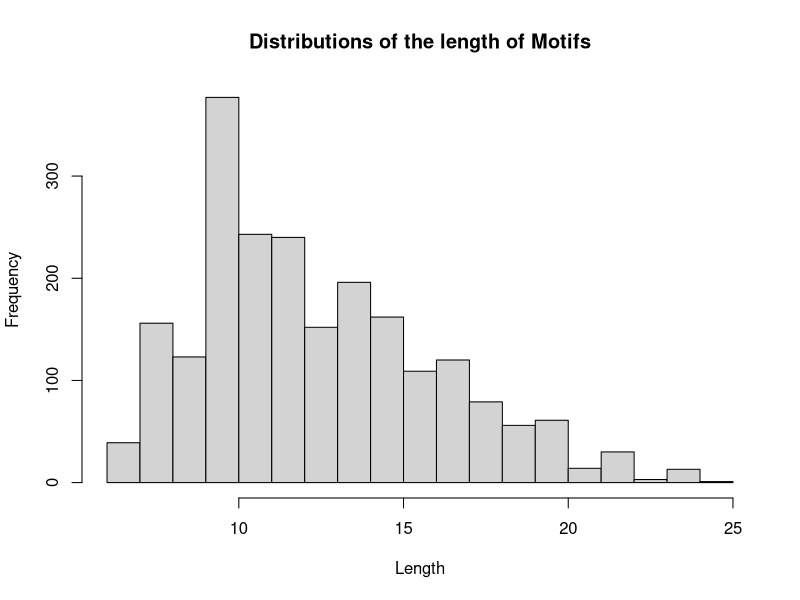

Source code (R):
## ---- chunk 1

suppressPackageStartupMessages({
  library(dplyr)
  library(data.table)
  library(readxl)
})
## ---- chunk 2
cluster = read_excel("supp table 2.xlsx", sheet = "Archetype clusters")
motifs = read_excel("supp table 2.xlsx", sheet = "Motifs")

d = left_join(cluster, motifs, by = "Cluster_ID")
## ---- chunk 3
glimpse(d)
## ---- chunk 4
summary(d)
## ---- chunk 5
hist(d$Width, main = "Distributions of the length of Motifs", 
     xlab = "Length", breaks = 25)
